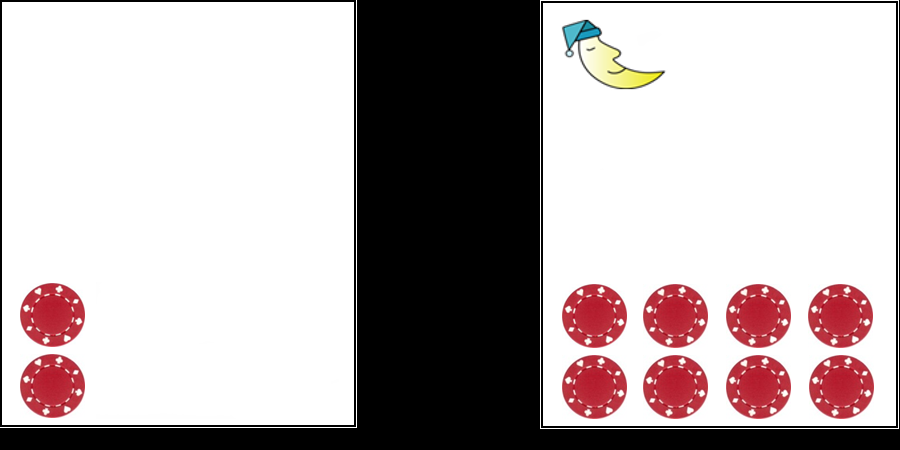
%> input picture Temporal_Discounting copy 2/img/E1.png, 900 x 450 px
$ octave --eval "TD_textures;"   (GNU Octave 9; MATLAB toolbox functions it lacks are replaced by stand-ins)
%> lines starting %> are read from the running program, lines starting %| are printed output that depends on the picture; in (x1, y1, x2, y2) boxes, pixels count from 0 and x2, y2 are one past the last pixel; in counts of white or black regions, pixels touching at a corner belong together; the program's own positions count from 1
function TD_textures

global TD ROOT_DIR IMG

cd(ROOT_DIR);
path(path,'img'); % allow access to all subfunctions

%% Stimuli

Tex_stimuli = {'E1.png'; 'E2.png'; 'E3.png'; 'E4.png';
    'E5.png'; 'E6.png'; 'E7.png'; 'E8.png'; 'E9.png';
    'E10.png'; 'E11.png'; 'E12.png'; 'E13.png'; 'E14.png';
    'E15.png'; 'E16.png'; 'E17.png'; 'E18.png'};

for i = 1:length(Tex_stimuli)
    IMG(i).Tex = Tex_stimuli{i};
    [image,~,alpha] = imread(['img/',IMG(i).Tex]);
%> image is the input picture: size 450x900x3 uint8; mean R, G, B 183.3, 173.4, 174
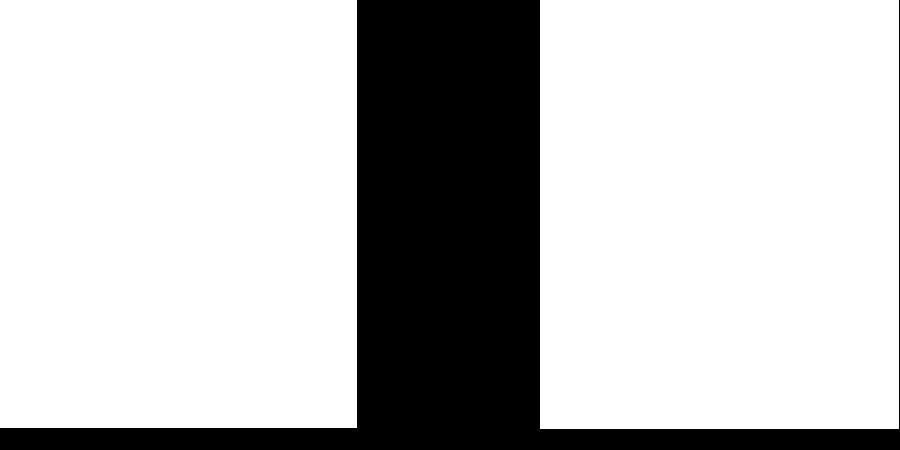
%> alpha: size 450x900 uint8; 75.8% white; 1 black region, box (x1, y1, x2, y2) and area: (0, 0, 900, 450) 98193
    image(:,:,4) = alpha(:,:);
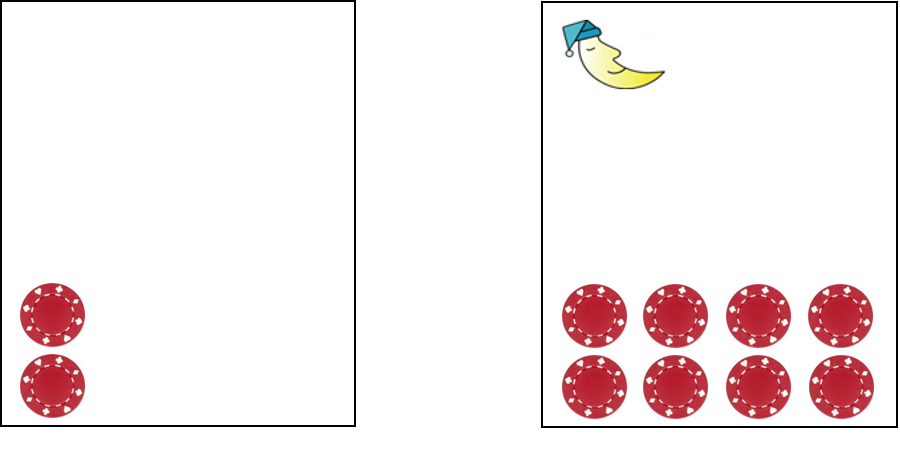
%> image: size 450x900x4 uint8; mean R, G, B, A 183.3, 173.4, 174, 193.2; transparent parts drawn white
%> (the run ends here)

$ run again, with Temporal_Discounting copy 2/img/1.png copied over Temporal_Discounting copy 2/img/E1.png
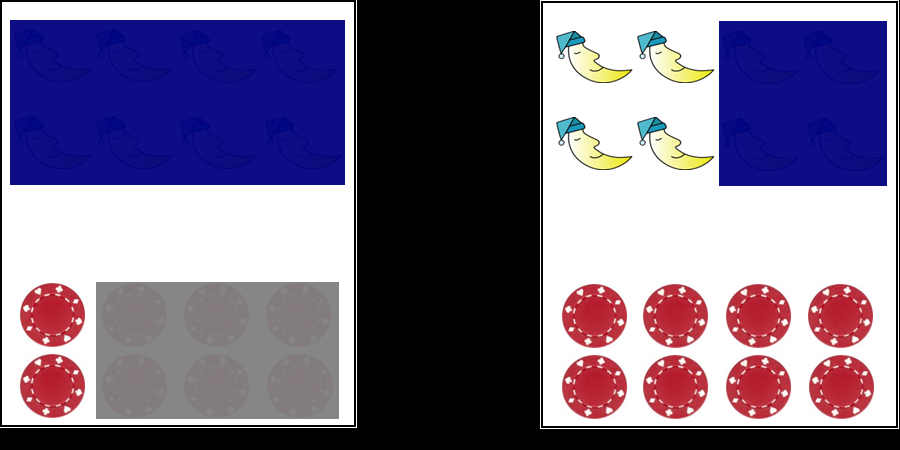
%> input picture Temporal_Discounting copy 2/img/1.png, 900 x 450 px
%> in TD_textures, image is the input picture: size 450x900x3 uint8; mean R, G, B 122.7, 112.7, 137.6
%> alpha: size 450x900 uint8; 75.8% white; 1 black region, box (x1, y1, x2, y2) and area: (0, 0, 900, 450) 98193
%> in TD_textures, `image(:,:,4) = alpha(:,:);`:
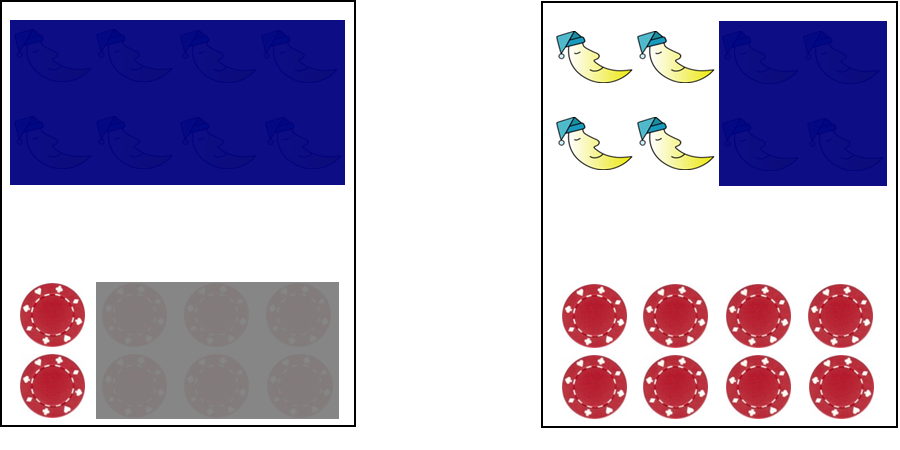
%> image: size 450x900x4 uint8; mean R, G, B, A 122.7, 112.7, 137.6, 193.2; transparent parts drawn white
